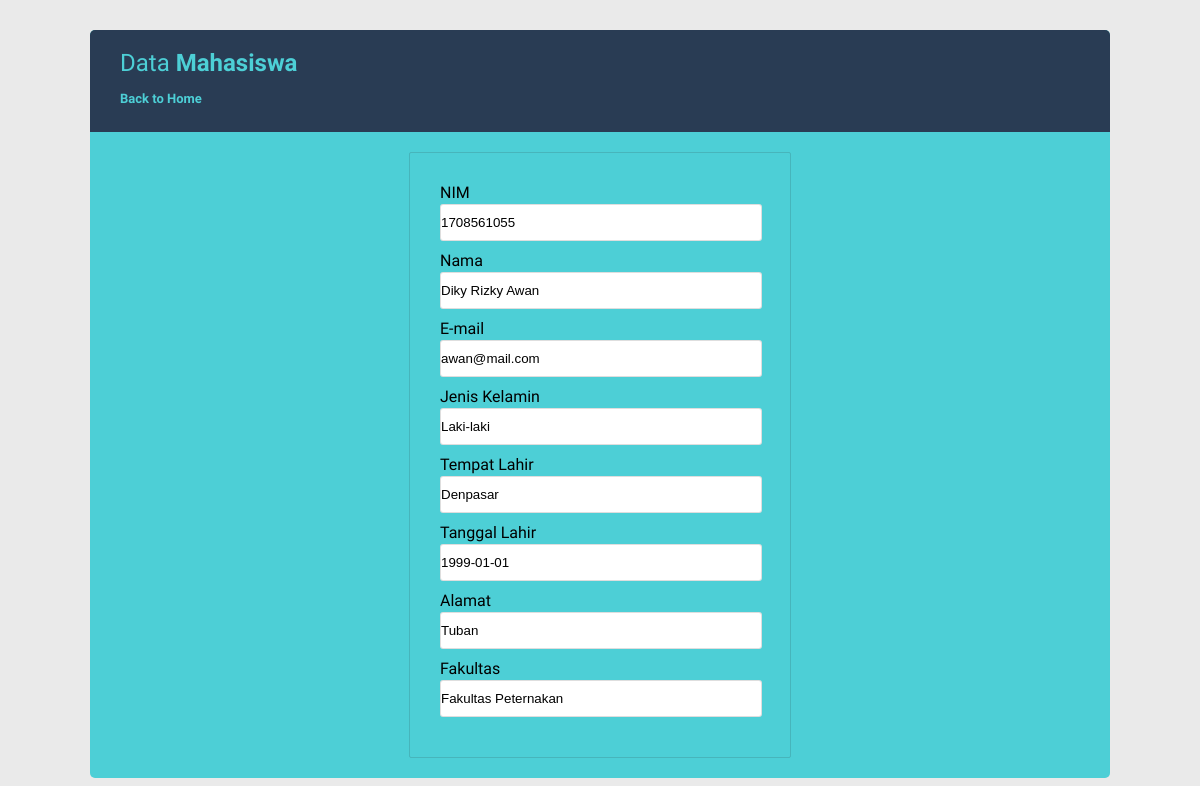
Page /detail.php?id=10 on the committed database.
### tables this page shows
CREATE TABLE `mahasiswa` (
  `idmahasiswa` int(11) NOT NULL,
  `nim` varchar(10) NOT NULL,
  `nama` varchar(50) NOT NULL,
  `jenisKelamin` enum('Laki-laki','Perempuan') NOT NULL,
  `tempatLahir` varchar(20) NOT NULL,
  `tglLahir` date NOT NULL,
  `alamat` text NOT NULL,
  `email` varchar(50) NOT NULL,
  `fakultas` enum('Fakultas Ilmu Budaya','Fakultas Kedokteran','Fakultas Hukum','Fakultas Teknik','Fakultas Pertanian','Fakultas Ekonomi dan Bisnis','Fakultas Peternakan','Fakultas MIPA','Fakultas Kedokteran Hewan','Fakultas Teknologi Pertanian','Fakultas Ilmu Sosial dan Ilmu Politik','Fakultas Kelautan dan Perikanan','Fakultas Pariwisata') NOT NULL
);

### function.php (called while the page is built, shortened)
<?php
$conn = mysqli_connect("localhost", "root", "", "mahasiswa");
function query($query)
{
	global $conn;
	$result = mysqli_query($conn, $query);
	$rows = [];
	while ($row = mysqli_fetch_assoc($result)) {
		$rows[] = $row;
	}
	return $rows;
}

### detail.php (the view, shortened to what this page needs)
<?php
require "function.php";
$id = $_GET["id"];
$dataMhs = query("SELECT * FROM mahasiswa WHERE idmahasiswa = $id")[0];
?>
<!DOCTYPE html>
<html lang="en">
<head>
    <link rel="stylesheet" href="style/style.css">
    <link rel="stylesheet" href="https://use.fontawesome.com/releases/v5.8.1/css/all.css">
</head>
<body>
    <div class="container cf">
        <div class="table-wrapper">
            <div class="table-title cf">
                <div class="title-row">
                    <h2>Data <b>Mahasiswa<b></h2>
                    <a style="text-decoration: none; color: #4dcfd6 " href="index.php">Back to Home</a>
                </div>
            </div>
            <div>
                <div class="form">
                    <div class="field">
                        <label for="nim">NIM</label>
                        <input type="text" name="nim" id="nim" readonly value="<?= $dataMhs["nim"]; ?>">
                    </div>
                    <div class="field">
                        <label for="nama">Nama</label>
                        <input type="text" name="nama" id="nama" readonly value="<?= $dataMhs["nama"]; ?> ">
                    </div>
                    <div class="field">
                        <label for="nim">E-mail</label>
                        <input type="text" name="email" id="email" readonly value="<?= $dataMhs["email"]; ?> ">
                    </div>
                    <div class="field">
                        <label for="jk">Jenis Kelamin</label>
                        <input type="text" name="jk" id="jk" readonly value="<?= $dataMhs["jenisKelamin"]; ?> ">
                    </div>
                    <div class="field">
                        <label for="tempat-lahir">Tempat Lahir</label>
                        <input type="text" name="tempat-lahir" id="tempat-lahir" readonly value="<?= $dataMhs["tempatLahir"]; ?> ">
                    </div>
                    <div class="field">
                        <label for="tgl-lahir">Tanggal Lahir</label>
                        <input type="text" name="tgl-lahir" id="tgl-lahir" readonly value="<?= $dataMhs["tglLahir"]; ?>">
                    </div>
                    <div class="field">
                        <label for="alamat">Alamat</label>
                        <input type="text" name="alamat" id="alamat" readonly value="<?= $dataMhs["alamat"]; ?> ">
                    </div>
                    <div class="field">
                        <label for="fakultas">Fakultas</label>
                        <input type="text" name="fakultas" id="fakultas" readonly value="<?= $dataMhs["fakultas"]; ?> ">
                    </div>
                </div>
            </div>
        </div>
</body>
</html>

### style/style.css (style rules this page uses)
.cf:before, .cf:after { content: " "; display: table; }
.cf:after { clear: both; }
.cf { *zoom: 1; }
* { margin: 0px; padding: 0px; }
body { background-color: #eaeaea; font-family: 'Varela Round', sans-serif; font-size: 13px; }
.container { background-color: #4dcfd6; width: 85%; margin: 30px auto; border-radius: 5px; }
.table-wrapper { margin-bottom: 10px; }
.table-title { padding: 16px 30px; background-color: #293c54; color: #4dcfd6; line-height: 35px; border-top-left-radius: 5px; border-top-right-radius: 5px; }
.title-row { width: 50%; float: left; font-weight: normal; }
.title-row h2 { font-size: 24px; font-weight: normal; }
.form { padding: 30px; display: block; border: 0.5px solid rgba(34,36,38,.15); border-radius: 2px; width: 320px; margin: 20px auto; }
.form label { display: block; font-size: 16px; font-weight: normal; margin-bottom: 2px; }
.field { margin-bottom: 10px; }
.field input { padding: 10px 0; border: 0.5px solid rgba(34,36,38,.15); border-radius: 3px; width: 100%; }

### rows in the picture
mahasiswa: nim "1708561055", nama "Diky Rizky Awan", email "awan@mail.com", jk "Laki-laki", tempat-lahir "Denpasar", tgl-lahir "1999-01-01", alamat "Tuban", fakultas "Fakultas Peternakan"
